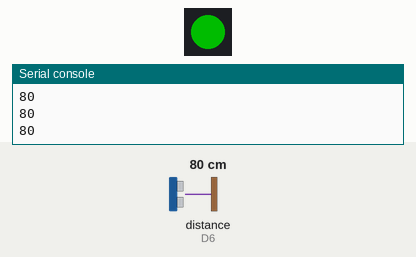
The program below on a simulated CircuitPython board. Shown: 1 RGB LEDs in strip order, left to right, the last lines printed to the serial console. The test bench sets the inputs (shaded band); at power-on: distance to the obstacle (sensor on D6) 80 cm. The echo pulse lasts 58.3 µs per cm; dim RGB values are drawn brighter than linear.

Above: at 1.2 s.
1.3 s: distance to the obstacle (sensor on D6) set to 2 cm
At 2.1 s:
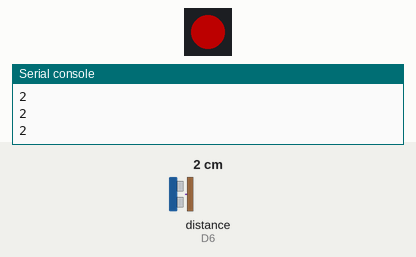
2.9 s: distance to the obstacle (sensor on D6) set to 9 cm
At 4.0 s:
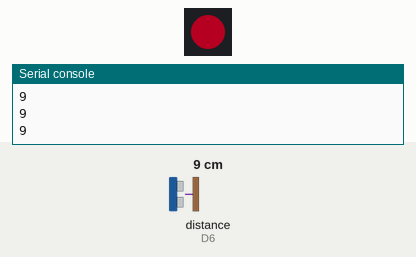
4.5 s: distance to the obstacle (sensor on D6) set to 18 cm
At 5.8 s:
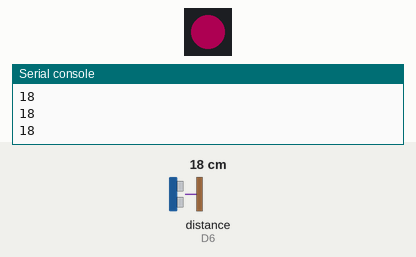
6.1 s: distance to the obstacle (sensor on D6) set to 35 cm
At 7.2 s:
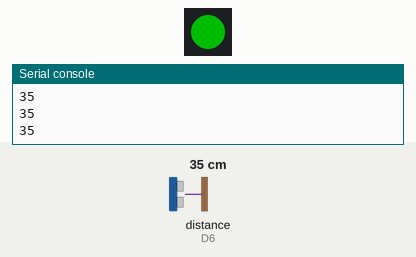
7.7 s: distance to the obstacle (sensor on D6) set to 4 cm
At 8.8 s:
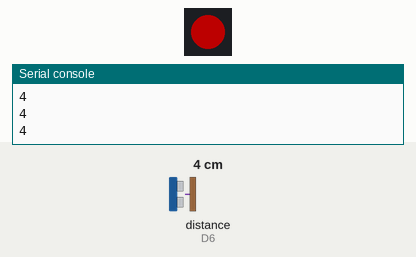
Timing chart, 0 to 10.3 s (numbered marks = the images above; inputs shaded):
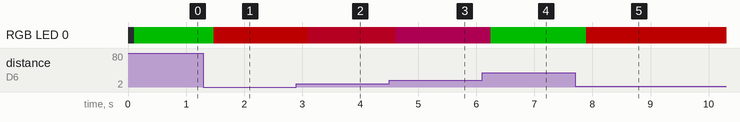

The program:

distance_sensor.py
```python
# Carolina Chao
# Distance Sensor - 9/11/2023


import math
import time
import board
import adafruit_hcsr04
sonar = adafruit_hcsr04.HCSR04(trigger_pin=board.D5, echo_pin=board.D6)     # create distance sensor object connected to pins D5 and D6

import neopixel
led = neopixel.NeoPixel(board.NEOPIXEL, 1)                        # create 1 led object on metro board
led.brightness = (0.3)                                            # set led brightness to 30%
valR = 0
valG = 0
valB = 0
cm = 0
from adafruit_simplemath import map_range
full = 65535


while True:
    try:
        cm = math.ceil(sonar.distance)                            # round sonar.distance to integer and call as "cm"
        print(cm)
        led.fill((valR, valG, valB))
        if cm < 6:                                                # if..
            valR = full
            valG = 0
            valB = 0
        elif cm < 25:
            valR = int(map_range(cm, 0, 25, full, 0))
            valB = int(map_range(cm, 0, 25, 0, full))
            valG = 0
        elif cm < 35:                                             # otherwise, if..
            valB = int(map_range(cm, 25, 35, full, 0))
            valG = int(map_range(cm, 25, 35, 0, full))
            valR = 0
        else:                                                     # otherwise, do..
            valG = full
            valB = 0
            valR = 0

    except RuntimeError:                                          # continue running code if issue with ultrasonic sensor distance
        print("Retrying!")
        pass
    time.sleep(0.1)
   
```

Measured:
- after the input at 1.3 s, RGB LED 0: RGB(0, 76, 0) → RGB(76, 0, 0) after 0.18 s
- after the input at 2.9 s, RGB LED 0: RGB(76, 0, 0) → RGB(64, 0, 12) after 0.19 s
- after the input at 4.5 s, RGB LED 0: RGB(64, 0, 12) → RGB(51, 0, 24) after 0.11 s
- after the input at 6.1 s, RGB LED 0: RGB(51, 0, 24) → RGB(0, 76, 0) after 0.15 s
- after the input at 7.7 s, RGB LED 0: RGB(0, 76, 0) → RGB(76, 0, 0) after 0.19 s
